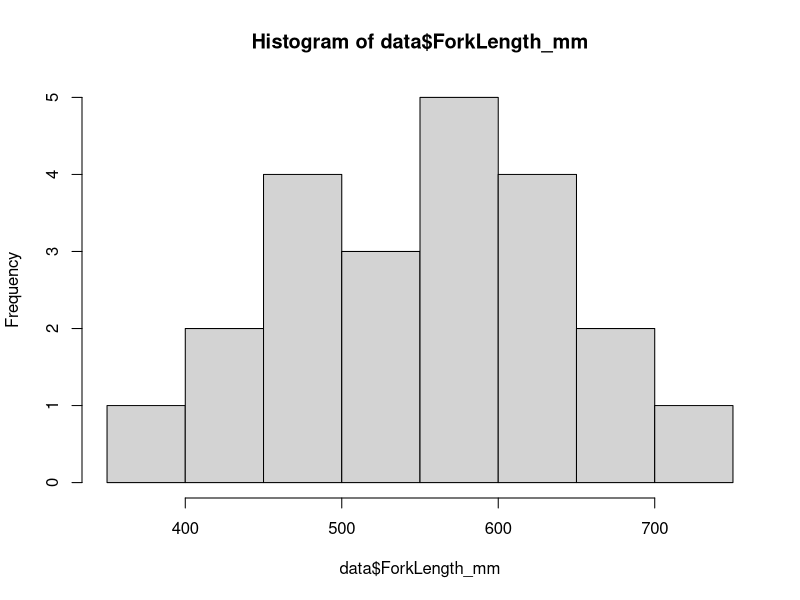
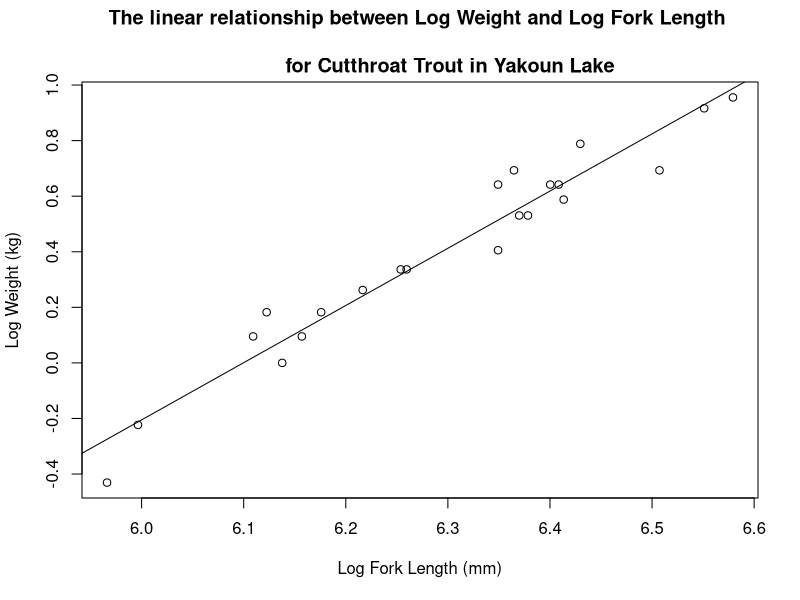
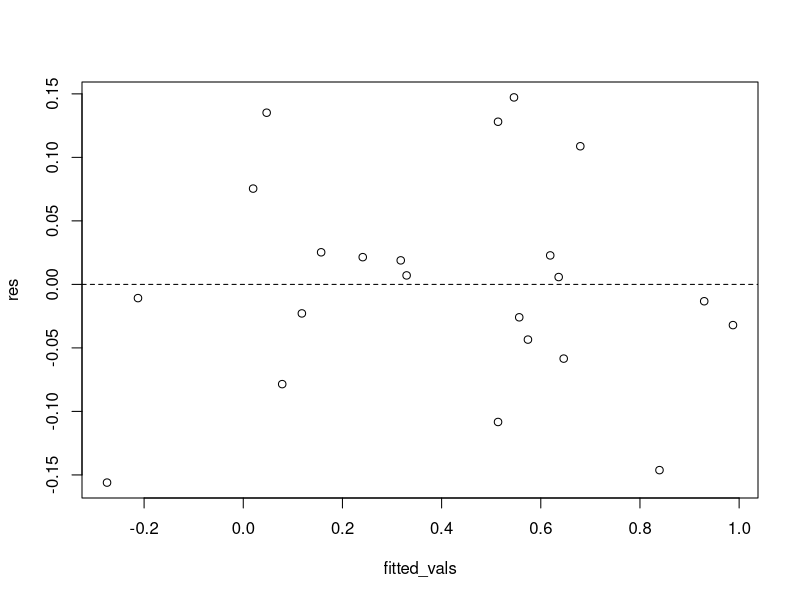

Reproduce these figures in R, in order.
data <- 
  read.csv(
    file = "example/yakoun-population/data/capture.csv"
  )
head(data)

summary(data)

# changing JR to JT
# filter to the value you want to change
# and if you filtered correctly "JR" should print
data$Guide[data$Guide == "JR"]
# then reassign to the proper value
data$Guide[data$Guide == "JR"] <- "JT"
# print table to double check correction
head(data)

# How would you change the day 226 to 26?


data$CaptureTime <- data$CapTime
head(data)

# check the values in the column to make sure it is ok to drop
data$X
# drop column by setting it to NULL
data$X <- NULL
data$CapTime <- NULL
# look at the data to check X and CapTime were dropped
str(data)

# create the new column 
data$Weight_kg <- data$Weight_g / 1000
# reorder columns to move Weight_km next to Weight_g 
# and CaptureTime back to after Guide
data <- data[, c(1, 2, 3, 4, 9, 5, 6, 10, 7, 8)]
str(data)



View(data)

hist(data$ForkLength_mm, 6)

# Can you plot a histogram for the weight?

data$LogForkLength <- log(data$ForkLength_mm)
data$LogWeight <- log(data$Weight_kg)

linear_mod <- 
  lm(
    LogWeight ~ LogForkLength, 
    data = data
  )

summary(linear_mod)

coefficients(linear_mod)
intercept <- coefficients(linear_mod)[1]
slope <- coefficients(linear_mod)[2]

confint(linear_mod, level = 0.95)

{plot(
  data$LogForkLength, 
  data$LogWeight,
  xlab = "Log Fork Length (mm)",
  ylab = "Log Weight (kg)",
  main = "The linear relationship between Log Weight and Log Fork Length \n 
          for Cutthroat Trout in Yakoun Lake"
) 
 abline(linear_mod, untf = TRUE)}

# get the residuals 
res <- resid(linear_mod)
print(res)
# get the fitted values
fitted_vals <- fitted(linear_mod)
print(fitted_vals)
# plot the residuals vs fitted values 
{plot(fitted_vals, res)
  # make a dashed horizontal line at 0
 abline(h = c(0), lty = 2)}

# AP guide length data
guide_ap <- data$ForkLength_mm[data$Guide == "AP"]
mean(guide_ap)

# JT guide length data
guide_jt <- data$ForkLength_mm[data$Guide == "JT"]
mean(guide_jt)

# a unpaired t-test with a 95% confidence interval
guide_test <- 
  t.test(
    guide_ap, 
    guide_jt,
    paired = FALSE, 
    conf.level = 0.95
  )

guide_test$conf.int

guide_test$statistic
# test the hypothesis
guide_test$p.value

# null test at 95% confidence
if (guide_test$p.value < 0.05) {
  print("Reject the null hypothesis")
  print("Difference is significant")
} else {
  print("Failed to reject the null hypothesis")
}

# What other information can you get out of the `guide_test` list?


# Question 1: Perform a t-test for the beavers data set.
# Can you access the confidence interval, test statistic and p-value?
head(beaver1)
head(beaver2)


# Question 2: Set up a linear model to understand the relationship between height and diameter of black cherry trees in the  `trees` data set.
head(trees)

